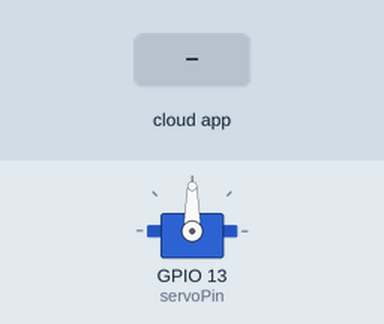
This sketch was run on a simulated ESP8266 (NodeMCU). On the bench: servo. The inputs (shaded band) are chosen by the test bench. WiFi joins after 1.5 s; servers stay silent unless stated; the Firebase database answers and starts empty; what the sketch prints to the serial monitor is not drawn.

Above: at 2.7 s.
2.8 s: the phone or cloud app sets clean to 1
At 11.85 s:
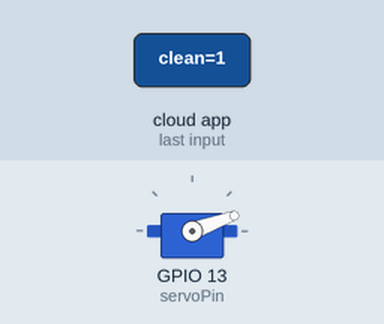
At 12.51 s:
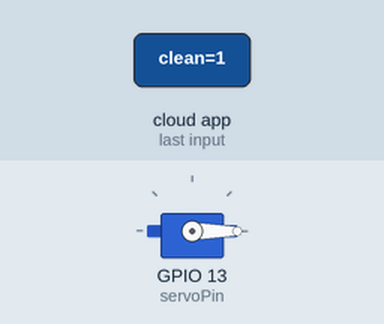
Timing chart, 0 to 15.4 s (numbered marks = the images above; inputs shaded):
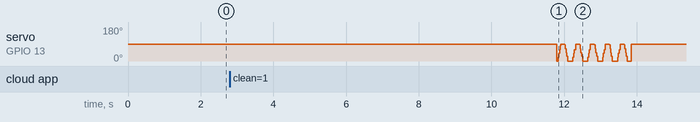

The sketch:

CleaningNode.ino
```cpp
/*
  CleaningNode.ino
  ESP8266 node that listens to Firebase `/commands/clean` and runs a servo cleaning cycle.

  IMPORTANT: Replace the placeholder values below with your WiFi and Firebase settings
  before flashing. For public repositories, keep real credentials out of source control.

  Wiring summary:
  - SG90 servo signal -> D7 (GPIO13)
  - Servo power -> external 5V supply (common GND)

  Recommended: move secrets into a separate `secrets.h` that is gitignored.
*/

#include <ESP8266WiFi.h>
#include <Firebase_ESP_Client.h>
#include <Servo.h>

// WiFi credentials (REPLACE BEFORE USE)
#define WIFI_SSID "<YOUR_WIFI_SSID>"
#define WIFI_PASSWORD "<YOUR_WIFI_PASSWORD>"

// Firebase credentials (REPLACE BEFORE USE)
// Use your project's Web API key and DB URL. Do NOT commit these to a public repo.
#define API_KEY "<YOUR_FIREBASE_API_KEY>"
#define DATABASE_URL "https://<YOUR_PROJECT_ID>.firebaseio.com"

// Firebase setup
FirebaseData fbdo;
FirebaseAuth auth;
FirebaseConfig config;

// Servo setup
Servo cleanerServo;
const int servoPin = 13;  // D7 on NodeMCU

void connectToWiFi() {
  WiFi.begin(WIFI_SSID, WIFI_PASSWORD);
  Serial.print("Connecting to WiFi");
  while (WiFi.status() != WL_CONNECTED) {
    delay(500);
    Serial.print(".");
  }
  Serial.println("\nConnected to WiFi.");
}

void setup() {
  Serial.begin(9600);

  cleanerServo.attach(servoPin, 500, 2400);  // SG90 range
  connectToWiFi();

  config.api_key = API_KEY;
  config.database_url = DATABASE_URL;

  // Firebase email/password for a lightweight auth user (optional).
  // Replace with your user or use database rules that allow read/write from the device.
  auth.user.email = "<YOUR_FIREBASE_USER_EMAIL>";
  auth.user.password = "<YOUR_FIREBASE_USER_PASSWORD>";

  Firebase.begin(&config, &auth);
  Firebase.reconnectWiFi(true);
}

void cleanPanel() {
  Serial.println("Starting cleaning cycle...");
  cleanerServo.write(90);
  for (int i = 0; i < 5; i++) {
    for (int angle = -10; angle <= 90; angle += 5) {
      cleanerServo.write(angle);
      delay(5);
    }
    delay(100);
    for (int angle = 90; angle >= -10; angle -= 5) {
      cleanerServo.write(angle);
      delay(5);
    }
    delay(100);
    cleanerServo.write(90);
  }
  Serial.println("Cleaning complete.");
}

void loop() {
  if (Firebase.RTDB.getBool(&fbdo, "/commands/clean")) {
    if (fbdo.dataType() == "boolean" && fbdo.boolData() == true) {
      cleanPanel();
      // Reset the flag
      if (!Firebase.RTDB.setBool(&fbdo, "/commands/clean", false)) {
        Serial.println("Failed to reset clean flag: " + fbdo.errorReason());
      }
    }
  } else {
    Serial.println("Failed to read clean flag: " + fbdo.errorReason());
  }

  delay(10000);  // Check every 10 seconds
}
```
